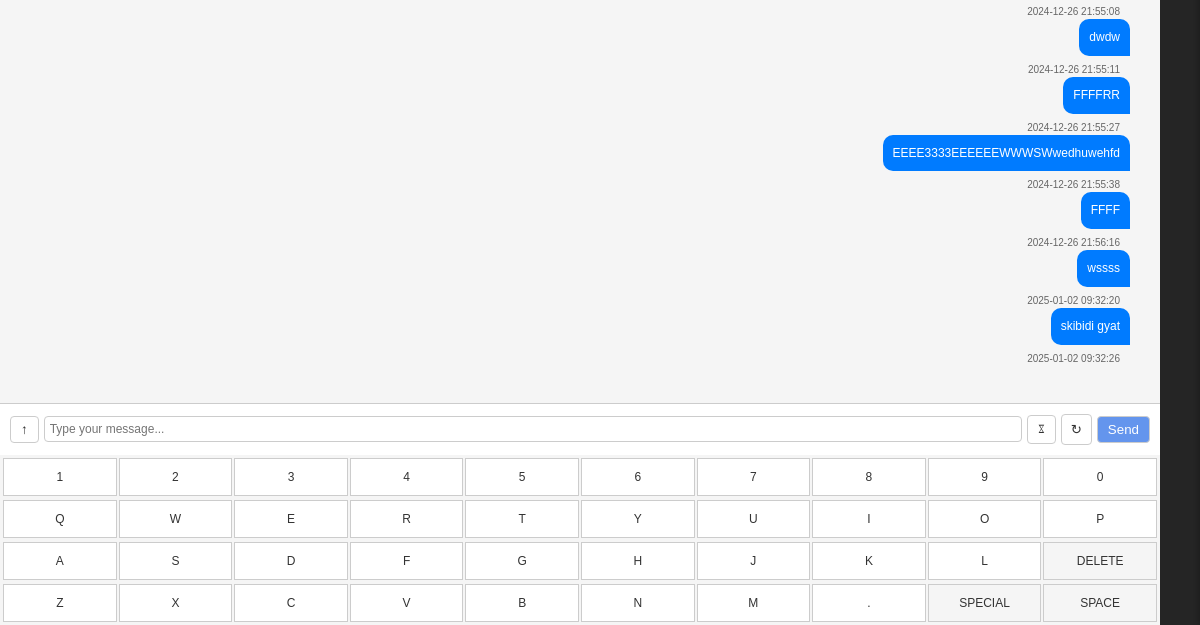
Page / (signed in, lower part) on the earlier database version.
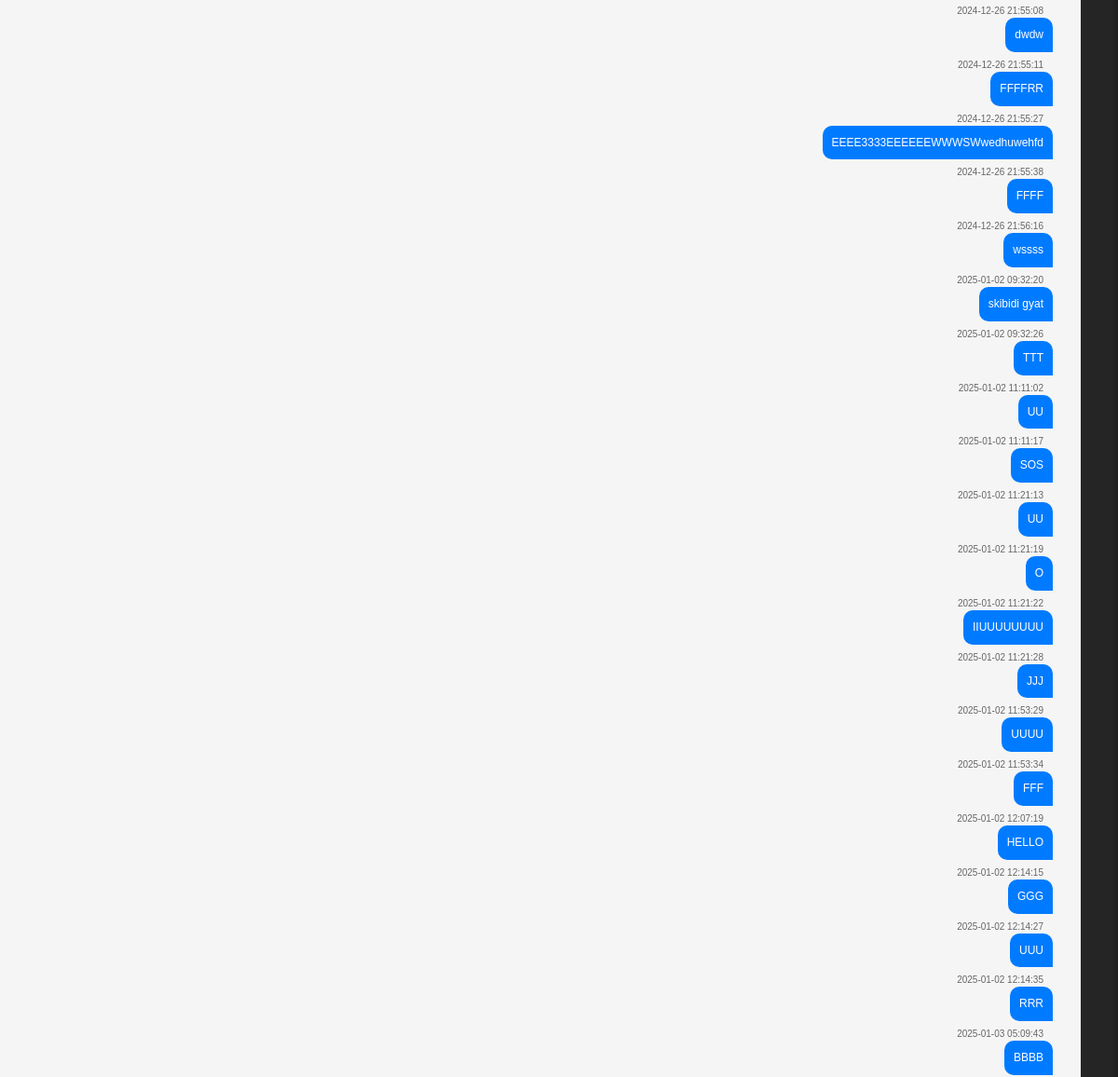
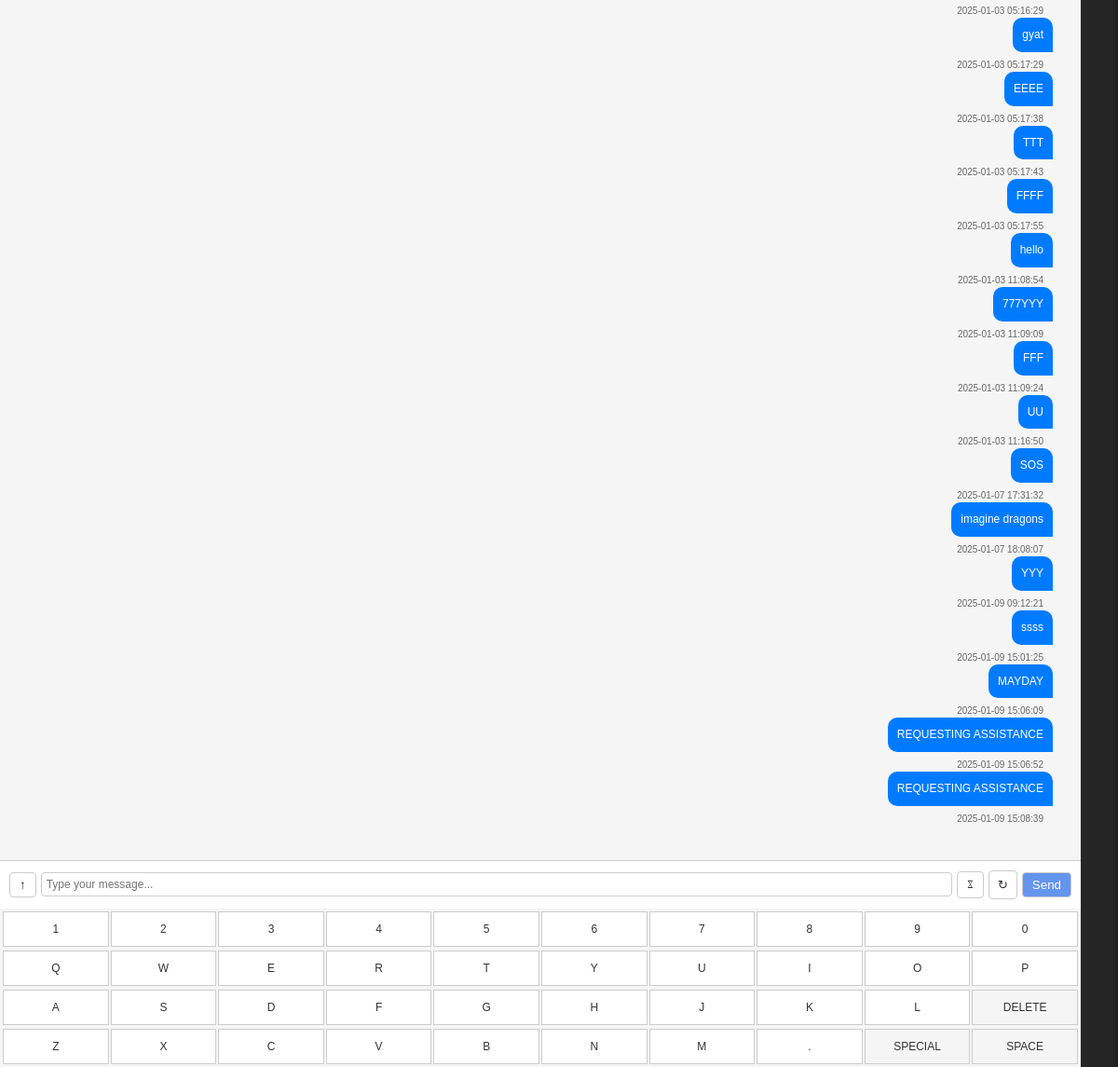
Same page on the later database version (2 pictures, top to bottom).
### tables this page shows
CREATE TABLE messages (
                        id INTEGER PRIMARY KEY AUTOINCREMENT,
                        vessel_sender TEXT NOT NULL,
                        vessel_recipient TEXT NOT NULL,
                        message_received TEXT,
                        message_sent TEXT,
                        timestamp DATETIME DEFAULT (datetime('now', 'localtime'))
                    );

### MorseT.py (the view)
        @self.app.route('/')
        def index():
            if 'user' not in session:
                return redirect(url_for('login'))
            messages = self.get_messages()
            vessels = self.db.get_unique_vessels()
            vessels = [vessel for vessel in vessels if vessel.lower() not in ['all', 'all channels']]
            vessel_messages = {}
            for vessel in vessels:
                vessel_msgs = self.db.get_messages(vessel_sender=vessel, vessel_recipient=None)
                if vessel_msgs:
                    vessel_msgs.sort(key=lambda x: x['timestamp'], reverse=True)
                    vessel_messages[vessel] = vessel_msgs[0]
            sorted_vessels = sorted(vessel_messages.keys(), key=lambda vessel: vessel_messages[vessel]['timestamp'], reverse=True)
            return render_template(
                'index.html',
                messages=self.format_messages(messages),
                vessels=sorted_vessels,
                vessel_messages=vessel_messages
            )

### MorseT.py (called while the page is built)
    def format_messages(self, messages):
        formatted_messages = []
        for msg in messages:
            formatted_msg = msg.copy()
            formatted_msg['header'] = f"From: {msg['vessel_sender']} To: {msg['vessel_recipient']}"
            try:
                dt = datetime.strptime(msg['timestamp'], '%Y-%m-%d %H:%M:%S')
                sg_dt = self.timezone.localize(dt)
                formatted_msg['formatted_time'] = sg_dt.strftime('%Y-%m-%d %H:%M:%S')
            except ValueError:
                formatted_msg['formatted_time'] = msg['timestamp']
            formatted_messages.append(formatted_msg)
        return formatted_messages

    def get_messages(self):
        messages = self.db.get_messages(limit=None)
        return messages

### database_handler2.py (called while the page is built)
    def get_unique_vessels(self):
        self.logger.info("Retrieving list of unique vessels")
        try:
            with sqlite3.connect(self.db_path, timeout=20) as conn:
                cursor = conn.cursor()
                cursor.execute("SELECT DISTINCT vessel_sender FROM messages WHERE vessel_sender NOT IN ('All', 'All Channels')")
                vessels = [row[0] for row in cursor.fetchall()]
                self.logger.debug(f"Retrieved {len(vessels)} unique vessels")
                return vessels
        except sqlite3.Error as e:
            self.logger.error(f"Error retrieving unique vessels: {str(e)}")
            return []

    def decrypt_message(self, encrypted_message):
        try:
            if not encrypted_message:
                self.logger.warning("Attempted to decrypt empty or NULL message")
                return None
            decrypted = self.cipher_suite_message.decrypt(encrypted_message.encode())  # Use the message cipher suite
            self.logger.debug("Message decrypted successfully")
            return decrypted.decode()
        except InvalidToken:
            self.logger.warning("Invalid token encountered during decryption")
            return "[Decryption Failed]"
        except Exception as e:
            self.logger.error(f"Decryption error: {str(e)}")
            return "[Decryption Error]"

### templates/index.html (shortened to what this page needs)
<!DOCTYPE html>
<html lang="en">
<head>
    <link rel="stylesheet" href="{{ url_for('static', filename='css/design.css') }}">
</head>
<body>
    <div id="mainContent" class="main-content">
        <div class="vertical-bar">
        </div>
        <div class="chat-area">
            {% for message in messages|reverse %}
            <div class="message-group">
                {% if message.message_received == '[No Message Received]' and message.message_sent and message.message_sent != '[No Message Sent]' %}
                <div class="message-bubble message-sent">
                    <div class="message-content">{{ message.message_sent }}</div>
                </div>
                {% endif %}
                <div class="timestamp {% if message.message_sent and message.message_sent != '[No Message Sent]' %}timestamp-sent{% else %}timestamp-received{% endif %}">
                    {{ message.formatted_time }}
                </div>
            </div>
            {% endfor %}
        </div>
        <div class="input-container">
            <button class="arrow-up-btn" id="expandBtn">↑</button>
            <input type="text" id="messageInput" placeholder="Type your message..." autocomplete="off">
            <button class="duration-btn" id="expandDRBtn">ೱ</button>
            <button class="repeat-btn" id="expandRBtn">↻</button>
            <button class="send-btn">Send</button>
        </div>
        <div class="keyboard">
            <div class="keyboard-row">
                {% for key in '1234567890' %}
                <button class="key" data-key="{{ key }}" data-original="{{ key }}">{{ key }}</button>
                {% endfor %}
            </div>
            <div class="keyboard-row">
                {% for key in 'QWERTYUIOP' %}
                <button class="key" data-key="{{ key }}" data-original="{{ key }}">{{ key }}</button>
                {% endfor %}
            </div>
            <div class="keyboard-row">
                {% for key in 'ASDFGHJKL' %}
                <button class="key" data-key="{{ key }}" data-original="{{ key }}">{{ key }}</button>
                {% endfor %}
                <button class="key delete" data-key="delete">DELETE</button>
            </div>
            <div class="keyboard-row">
                {% for key in 'ZXCVBNM.' %}
                <button class="key" data-key="{{ key }}" data-original="{{ key }}">{{ key }}</button>
                {% endfor %}
                <button class="key switch" data-key="switch">SPECIAL</button>
                <button class="key space" data-key="space">SPACE</button>
            </div>
        </div>
    </div>
</body>
</html>

### static/css/design.css (style rules this page uses)
* { margin: 0; padding: 0; box-sizing: border-box; font-family: "Arial", monospace; }
body { height: 100vh; overflow: hidden; }
.main-content { min-height: 100vh; transition: margin-left 0.3s ease; background-color: #f5f5f5; }
.chat-area { height: calc(100vh - 300px); overflow-y: auto; padding: 10px 30px 10px 10px; font-size: 12px; line-height: 1.4; margin-bottom: 220px; margin-right: 40px; }
.input-container { position: fixed; bottom: 170px; left: 0; right: 40px; padding: 10px; background-color: white; border-top: 1px solid #ccc; display: flex; align-items: center; gap: 5px; z-index: 900; transition: left 0.3s ease, right 0.3s ease; }
#messageInput { flex: 1; padding: 5px; font-size: 12px; border: 1px solid #ccc; border-radius: 4px; }
.send-btn { padding: 5px 10px; border: 1px solid #ccc; background: cornflowerblue; cursor: pointer; color: white; border-radius: 4px; }
.arrow-up-btn { padding: 5px 10px; border: 1px solid #ccc; background: white; cursor: pointer; color: #333; border-radius: 4px; transition: transform 0.3s ease; }
.duration-btn { padding: 5.5px 9.8px; aspect-ratio: 1; border: 1px solid #ccc; background: white; cursor: pointer; color: #333; border-radius: 4px; transition: transform 0.3s ease; }
.repeat-btn { padding: 1px 9px; aspect-ratio: 1; border: 1px solid #ccc; background: white; cursor: pointer; color: #333; border-radius: 4px; transition: transform 0.3s ease; }
.keyboard { position: fixed; bottom: 0; left: 0; right: 40px; background: #f5f5f5; padding: 2px; height: 170px; z-index: 900; transition: left 0.3s ease, right 0.3s ease; }
.keyboard-row { display: flex; height: 40px; margin-bottom: 2px; }
.key { flex: 1; margin: 1px; background: white; border: 1px solid #ccc; cursor: pointer; font-size: 12px; text-align: center; display: flex; align-items: center; justify-content: center; }
.key.delete, .key.space { background: #f5f5f5; }
.key.switch { background: #f5f5f5; }
.vertical-bar { position: fixed; right: 0; top: 40px; width: 40px; height: calc(100vh - 40px); background: #252525; z-index: 999; display: flex; align-items: center; justify-content: center; transition: right 0.4s ease; }
.send-btn { transition: background-color 0.3s ease, opacity 0.3s ease; }
.chat-area { height: calc(100vh - 300px); overflow-y: auto; padding: 10px 30px 10px 10px; font-size: 12px; line-height: 1.4; margin-bottom: 220px; margin-right: 40px; transition: all 0.2s ease-out; }
:root { --bg-primary: #f5f5f5; --bg-secondary: #ffffff; --text-primary: #333333; --text-secondary: #666666; --border-color: #cccccc; --menu-bg: #252525; --menu-text: #ffffff; --message-sent: #007bff; --message-received: #ffffff; --timestamp-color: #666666; --input-bg: #ffffff; --button-bg: #ffffff; --button-hover: #f0f0f0; --keyboard-bg: #f5f5f5; --key-bg: #ffffff; --panel-bg: #ffffff; }
body { background-color: var(--bg-primary); color: var(--text-primary); }
.main-content { background-color: var(--bg-primary); }
.input-container { background-color: var(--bg-secondary); border-top: 1px solid var(--border-color); }
#messageInput { background-color: var(--input-bg); color: var(--text-primary); border: 1px solid var(--border-color); }
.keyboard { background-color: var(--keyboard-bg); }
.key { background-color: var(--key-bg); color: var(--text-primary); border: 1px solid var(--border-color); }

Differences in the rows shown:
added messages: message_sent "TTT", formatted_time "2025-01-02 11:11:02"
added messages: message_sent "UU", formatted_time "2025-01-02 11:11:17"
added messages: message_sent "SOS", formatted_time "2025-01-02 11:21:13"
added messages: message_sent "UU", formatted_time "2025-01-02 11:21:19"
added messages: message_sent "O", formatted_time "2025-01-02 11:21:22"
added messages: message_sent "IIUUUUUUUU", formatted_time "2025-01-02 11:21:28"
added messages: message_sent "JJJ", formatted_time "2025-01-02 11:53:29"
added messages: message_sent "UUUU", formatted_time "2025-01-02 11:53:34"
added messages: message_sent "FFF", formatted_time "2025-01-02 12:07:19"
added messages: message_sent "HELLO", formatted_time "2025-01-02 12:14:15"
added messages: message_sent "GGG", formatted_time "2025-01-02 12:14:27"
added messages: message_sent "UUU", formatted_time "2025-01-02 12:14:35"
added messages: message_sent "RRR", formatted_time "2025-01-03 05:09:43"
added messages: message_sent "BBBB", formatted_time "2025-01-03 05:16:29"
added messages: message_sent "gyat", formatted_time "2025-01-03 05:17:29"
added messages: message_sent "EEEE", formatted_time "2025-01-03 05:17:38"
added messages: message_sent "TTT", formatted_time "2025-01-03 05:17:43"
added messages: message_sent "FFFF", formatted_time "2025-01-03 05:17:55"
added messages: message_sent "hello", formatted_time "2025-01-03 11:08:54"
added messages: message_sent "777YYY", formatted_time "2025-01-03 11:09:09"
added messages: message_sent "FFF", formatted_time "2025-01-03 11:09:24"
added messages: message_sent "UU", formatted_time "2025-01-03 11:16:50"
added messages: message_sent "SOS", formatted_time "2025-01-07 17:31:32"
added messages: message_sent "imagine dragons", formatted_time "2025-01-07 18:08:07"
added messages: message_sent "YYY", formatted_time "2025-01-09 09:12:21"
added messages: message_sent "ssss", formatted_time "2025-01-09 15:01:25"
added messages: message_sent "MAYDAY", formatted_time "2025-01-09 15:06:09"
added messages: message_sent "REQUESTING ASSISTANCE", formatted_time "2025-01-09 15:06:52"
added messages: message_sent "REQUESTING ASSISTANCE", formatted_time "2025-01-09 15:08:39"
